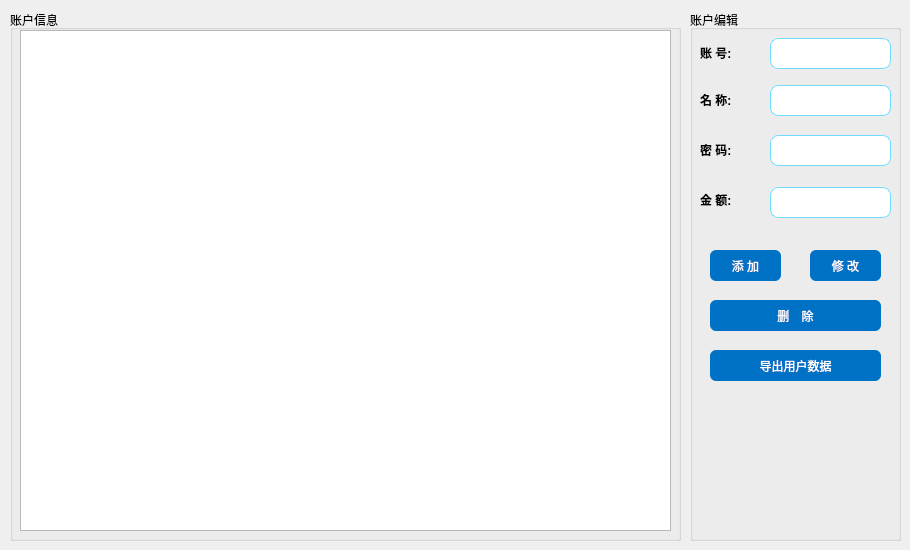
      <widget class="QWidget" name="page_user">
       <widget class="QGroupBox" name="groupBox_8">
        <property name="geometry">
         <rect>
          <x>690</x>
          <y>10</y>
          <width>211</width>
          <height>531</height>
         </rect>
        </property>
        <property name="title">
         <string>账户编辑</string>
        </property>
        <widget class="QPushButton" name="btn_del_user">
         <property name="geometry">
          <rect>
           <x>20</x>
           <y>290</y>
           <width>171</width>
           <height>31</height>
          </rect>
         </property>
         <property name="sizePolicy">
          <sizepolicy hsizetype="Fixed" vsizetype="Fixed">
           <horstretch>0</horstretch>
           <verstretch>0</verstretch>
          </sizepolicy>
         </property>
         <property name="font">
          <font>
           <family>幼圆</family>
           <pointsize>9</pointsize>
           <weight>50</weight>
           <italic>false</italic>
           <bold>false</bold>
          </font>
         </property>
         <property name="styleSheet">
          <string notr="true">QPushButton {
    background-color: #0072C6;
    color: white;
    border-style: outset;
    border-width: 0px;
    border-radius: 6px;
    border-color: beige;
	font: 9pt &quot;幼圆&quot;;
    padding: 6px;
}
QPushButton:hover {
    background-color: #148CD2;
}
QPushButton:pressed {
    background-color: #005CA3;
}</string>
         </property>
         <property name="text">
          <string>删    除</string>
         </property>
        </widget>
        <widget class="QLineEdit" name="le_id_user">
         <property name="geometry">
          <rect>
           <x>80</x>
           <y>28</y>
           <width>121</width>
           <height>31</height>
          </rect>
         </property>
         <property name="sizePolicy">
          <sizepolicy hsizetype="Fixed" vsizetype="Fixed">
           <horstretch>0</horstretch>
           <verstretch>0</verstretch>
          </sizepolicy>
         </property>
         <property name="font">
          <font>
           <pointsize>12</pointsize>
          </font>
         </property>
         <property name="styleSheet">
          <string notr="true">border:1px solid rgb(110,220,255);
border-radius:8px;</string>
         </property>
         <property name="text">
          <string/>
         </property>
         <property name="echoMode">
          <enum>QLineEdit::Normal</enum>
         </property>
         <property name="readOnly">
          <bool>false</bool>
         </property>
         <property name="placeholderText">
          <string/>
         </property>
        </widget>
        <widget class="QLabel" name="lb_s6_13">
         <property name="geometry">
          <rect>
           <x>10</x>
           <y>33</y>
           <width>61</width>
           <height>21</height>
          </rect>
         </property>
         <property name="font">
          <font>
           <pointsize>12</pointsize>
          </font>
         </property>
         <property name="text">
          <string>&lt;html&gt;&lt;head/&gt;&lt;body&gt;&lt;p&gt;&lt;span style=&quot; font-size:9pt; font-weight:600;&quot;&gt;账 号:&lt;/span&gt;&lt;/p&gt;&lt;/body&gt;&lt;/html&gt;</string>
         </property>
        </widget>
        <widget class="QLabel" name="lb_s6_14">
         <property name="geometry">
          <rect>
           <x>10</x>
           <y>180</y>
           <width>61</width>
           <height>21</height>
          </rect>
         </property>
         <property name="font">
          <font>
           <pointsize>12</pointsize>
          </font>
         </property>
         <property name="text">
          <string>&lt;html&gt;&lt;head/&gt;&lt;body&gt;&lt;p&gt;&lt;span style=&quot; font-size:9pt; font-weight:600;&quot;&gt;金 额:&lt;/span&gt;&lt;/p&gt;&lt;/body&gt;&lt;/html&gt;</string>
         </property>
        </widget>
        <widget class="QLineEdit" name="le_name_user">
         <property name="geometry">
          <rect>
           <x>80</x>
           <y>75</y>
           <width>121</width>
           <height>31</height>
          </rect>
         </property>
         <property name="sizePolicy">
          <sizepolicy hsizetype="Fixed" vsizetype="Fixed">
           <horstretch>0</horstretch>
           <verstretch>0</verstretch>
          </sizepolicy>
         </property>
         <property name="font">
          <font>
           <pointsize>12</pointsize>
          </font>
         </property>
         <property name="styleSheet">
          <string notr="true">border:1px solid rgb(110,220,255);
border-radius:8px;</string>
         </property>
         <property name="text">
          <string/>
         </property>
         <property name="echoMode">
          <enum>QLineEdit::Normal</enum>
         </property>
         <property name="readOnly">
          <bool>false</bool>
         </property>
         <property name="placeholderText">
          <string/>
         </property>
        </widget>
        <widget class="QLabel" name="lb_s6_15">
         <property name="geometry">
          <rect>
           <x>10</x>
           <y>80</y>
           <width>61</width>
           <height>21</height>
          </rect>
         </property>
         <property name="font">
          <font>
           <pointsize>12</pointsize>
          </font>
         </property>
         <property name="text">
          <string>&lt;html&gt;&lt;head/&gt;&lt;body&gt;&lt;p&gt;&lt;span style=&quot; font-size:9pt; font-weight:600;&quot;&gt;名 称:&lt;/span&gt;&lt;/p&gt;&lt;/body&gt;&lt;/html&gt;</string>
         </property>
        </widget>
        <widget class="QLineEdit" name="le_pwd_user">
         <property name="geometry">
          <rect>
           <x>80</x>
           <y>125</y>
           <width>121</width>
           <height>31</height>
          </rect>
         </property>
         <property name="sizePolicy">
          <sizepolicy hsizetype="Fixed" vsizetype="Fixed">
           <horstretch>0</horstretch>
           <verstretch>0</verstretch>
          </sizepolicy>
         </property>
         <property name="font">
          <font>
           <pointsize>12</pointsize>
          </font>
         </property>
         <property name="styleSheet">
          <string notr="true">border:1px solid rgb(110,220,255);
border-radius:8px;</string>
         </property>
         <property name="text">
          <string/>
         </property>
         <property name="echoMode">
          <enum>QLineEdit::Normal</enum>
         </property>
         <property name="readOnly">
          <bool>false</bool>
         </property>
         <property name="placeholderText">
          <string/>
         </property>
        </widget>
        <widget class="QLabel" name="lb_s6_16">
         <property name="geometry">
          <rect>
           <x>10</x>
           <y>130</y>
           <width>61</width>
           <height>21</height>
          </rect>
         </property>
         <property name="font">
          <font>
           <pointsize>12</pointsize>
          </font>
         </property>
         <property name="text">
          <string>&lt;html&gt;&lt;head/&gt;&lt;body&gt;&lt;p&gt;&lt;span style=&quot; font-size:9pt; font-weight:600;&quot;&gt;密 码:&lt;/span&gt;&lt;/p&gt;&lt;/body&gt;&lt;/html&gt;</string>
         </property>
        </widget>
        <widget class="QLineEdit" name="le_balance_user">
         <property name="geometry">
          <rect>
           <x>80</x>
           <y>177</y>
           <width>121</width>
           <height>31</height>
          </rect>
         </property>
         <property name="sizePolicy">
          <sizepolicy hsizetype="Fixed" vsizetype="Fixed">
           <horstretch>0</horstretch>
           <verstretch>0</verstretch>
          </sizepolicy>
         </property>
         <property name="font">
          <font>
           <pointsize>12</pointsize>
          </font>
         </property>
         <property name="styleSheet">
          <string notr="true">border:1px solid rgb(110,220,255);
border-radius:8px;</string>
         </property>
         <property name="text">
          <string/>
         </property>
         <property name="echoMode">
          <enum>QLineEdit::Normal</enum>
         </property>
         <property name="readOnly">
          <bool>false</bool>
         </property>
         <property name="placeholderText">
          <string/>
         </property>
        </widget>
        <widget class="QPushButton" name="btn_add_user">
         <property name="geometry">
          <rect>
           <x>20</x>
           <y>240</y>
           <width>71</width>
           <height>31</height>
          </rect>
         </property>
         <property name="sizePolicy">
          <sizepolicy hsizetype="Fixed" vsizetype="Fixed">
           <horstretch>0</horstretch>
           <verstretch>0</verstretch>
          </sizepolicy>
         </property>
         <property name="font">
          <font>
           <family>幼圆</family>
           <pointsize>9</pointsize>
           <weight>50</weight>
           <italic>false</italic>
           <bold>false</bold>
          </font>
         </property>
         <property name="styleSheet">
          <string notr="true">QPushButton {
    background-color: #0072C6;
    color: white;
    border-style: outset;
    border-width: 0px;
    border-radius: 6px;
    border-color: beige;
	font: 9pt &quot;幼圆&quot;;
    padding: 6px;
}
QPushButton:hover {
    background-color: #148CD2;
}
QPushButton:pressed {
    background-color: #005CA3;
}</string>
         </property>
         <property name="text">
          <string>添 加</string>
         </property>
        </widget>
        <widget class="QPushButton" name="btn_mod_user">
         <property name="geometry">
          <rect>
           <x>120</x>
           <y>240</y>
           <width>71</width>
           <height>31</height>
          </rect>
         </property>
         <property name="sizePolicy">
          <sizepolicy hsizetype="Fixed" vsizetype="Fixed">
           <horstretch>0</horstretch>
           <verstretch>0</verstretch>
          </sizepolicy>
         </property>
         <property name="font">
          <font>
           <family>幼圆</family>
           <pointsize>9</pointsize>
           <weight>50</weight>
           <italic>false</italic>
           <bold>false</bold>
          </font>
         </property>
         <property name="styleSheet">
          <string notr="true">QPushButton {
    background-color: #0072C6;
    color: white;
    border-style: outset;
    border-width: 0px;
    border-radius: 6px;
    border-color: beige;
	font: 9pt &quot;幼圆&quot;;
    padding: 6px;
}
QPushButton:hover {
    background-color: #148CD2;
}
QPushButton:pressed {
    background-color: #005CA3;
}</string>
         </property>
         <property name="text">
          <string>修 改</string>
         </property>
        </widget>
        <widget class="QPushButton" name="btn_export_users">
         <property name="geometry">
          <rect>
           <x>20</x>
           <y>340</y>
           <width>171</width>
           <height>31</height>
          </rect>
         </property>
         <property name="styleSheet">
          <string notr="true">QPushButton {
    background-color: #0072C6;
    color: white;
    border-style: outset;
    border-width: 0px;
    border-radius: 6px;
    border-color: beige;
	font: 9pt &quot;幼圆&quot;;
    padding: 6px;
}
QPushButton:hover {
    background-color: #148CD2;
}
QPushButton:pressed {
    background-color: #005CA3;
}</string>
         </property>
         <property name="text">
          <string>导出用户数据</string>
         </property>
        </widget>
       </widget>
       <widget class="QGroupBox" name="groupBox_9">
        <property name="geometry">
         <rect>
          <x>10</x>
          <y>10</y>
          <width>671</width>
          <height>531</height>
         </rect>
        </property>
        <property name="title">
         <string>账户信息</string>
        </property>
        <widget class="QLabel" name="label_24">
         <property name="geometry">
          <rect>
           <x>20</x>
           <y>30</y>
           <width>23</width>
           <height>23</height>
          </rect>
         </property>
         <property name="styleSheet">
          <string notr="true">border-image: url(:/img/state.png);</string>
         </property>
         <property name="text">
          <string/>
         </property>
        </widget>
        <widget class="QLabel" name="label_26">
         <property name="geometry">
          <rect>
           <x>20</x>
           <y>67</y>
           <width>23</width>
           <height>23</height>
          </rect>
         </property>
         <property name="styleSheet">
          <string notr="true">border-image: url(:/img/the.png);</string>
         </property>
         <property name="text">
          <string/>
         </property>
        </widget>
        <widget class="QLabel" name="label_27">
         <property name="geometry">
          <rect>
           <x>21</x>
           <y>103</y>
           <width>23</width>
           <height>23</height>
          </rect>
         </property>
         <property name="styleSheet">
          <string notr="true">border-image: url(:/img/the1.png);</string>
         </property>
         <property name="text">
          <string/>
         </property>
        </widget>
        <widget class="QTableView" name="tv_user">
         <property name="geometry">
          <rect>
           <x>10</x>
           <y>20</y>
           <width>651</width>
           <height>501</height>
          </rect>
         </property>
        </widget>
       </widget>
      </widget>
